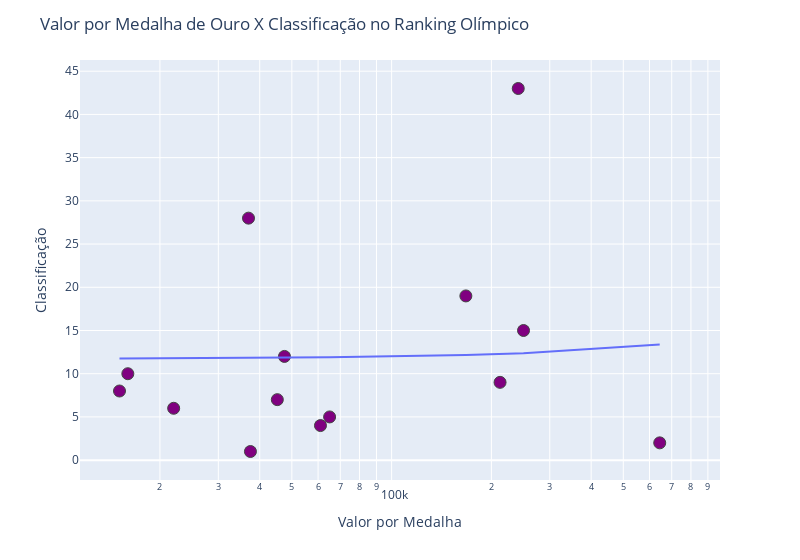

The cell this chart's notebook holds for it:
### Code cell
fig = px.scatter(df_price, x = 'Valor_ouro', y = 'Ranking total olimpíadas', hover_name = "País", log_x = True, size_max = 90, width = 800, trendline='ols')
fig.update_traces(marker = dict(size = 12, line = dict(width=1), color = '#800080'), selector = dict(mode = 'markers'))
fig.update_layout(title = 'Valor por Medalha de Ouro X Classificação no Ranking Olímpico')
fig.update_xaxes(title = 'Valor por Medalha')
fig.update_yaxes(title = 'Classificação')
fig.show()

### Figure 1 — Plotly figure (JSON) as saved in the notebook; plotly's stock layout.template omitted (floating-point values rounded to 4 significant figures)
{"data": [{"hovertemplate": "<b>%{hovertext}</b><br><br>Valor_ouro=%{x}<br>Ranking total olimpíadas=%{y}<extra></extra>", "hovertext": ["Singapura", "Hong Kong", "Cazaquistão", "Itália", "Hungria", "Federação Russa", "França", "Estados Unidos", "África do Sula", "Alemanha", "Canadá", "Malásia", "Brasil", "Japão", "Austrália"], "legendgroup": "", "marker": {"color": "#800080", "line": {"width": 1}, "size": 12, "symbol": "circle"}, "mode": "markers", "name": "", "orientation": "v", "showlegend": false, "type": "scatter", "x": [744000, 644000, 250000, 212400, 167500, 61000, 65000, 37500, 37000, 22000, 16000, 241000, 47500, 45200, 15100], "xaxis": "x", "y": [null, 2, 15, 9, 19, 4, 5, 1, 28, 6, 10, 43, 12, 7, 8], "yaxis": "y"}, {"hovertemplate": "<b>OLS trendline</b><br>Ranking total olimpíadas = 2.57122e-06 * Valor_ouro + 11.7296<br>R<sup>2</sup>=0.001467<br><br>Valor_ouro=%{x}<br>Ranking total olimpíadas=%{y} <b>(trend)</b><extra></extra>", "legendgroup": "", "marker": {"color": "#636efa", "symbol": "circle"}, "mode": "lines", "name": "", "showlegend": false, "type": "scatter", "x": [15100, 16000, 22000, 37000, 37500, 45200, 47500, 61000, 65000, 167500, 212400, 241000, 250000, 644000], "xaxis": "x", "y": [11.77, 11.77, 11.79, 11.82, 11.83, 11.85, 11.85, 11.89, 11.9, 12.16, 12.28, 12.35, 12.37, 13.39], "yaxis": "y"}], "layout": {"legend": {"tracegroupgap": 0}, "margin": {"t": 60}, "title": {"text": "Valor por Medalha de Ouro X Classificação no Ranking Olímpico"}, "width": 800, "xaxis": {"anchor": "y", "domain": [0, 1], "title": {"text": "Valor por Medalha"}, "type": "log"}, "yaxis": {"anchor": "x", "domain": [0, 1], "title": {"text": "Classificação"}}}}
